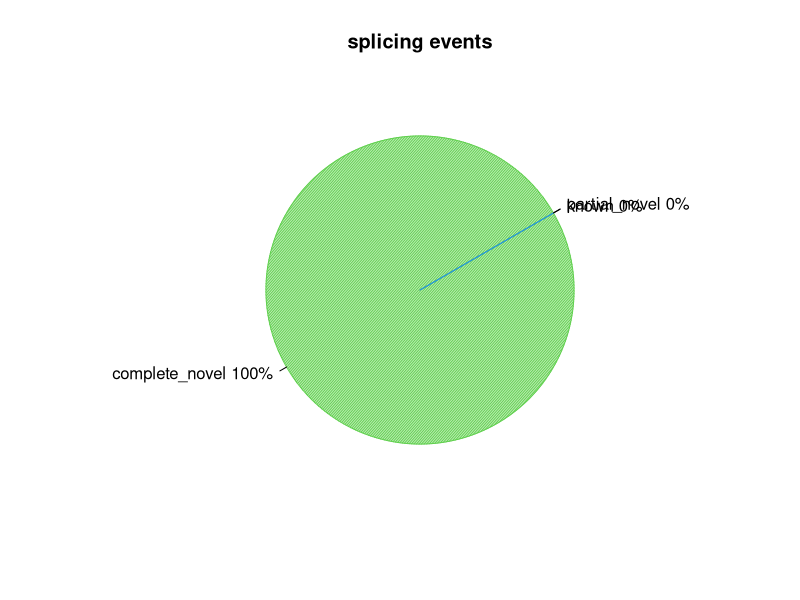
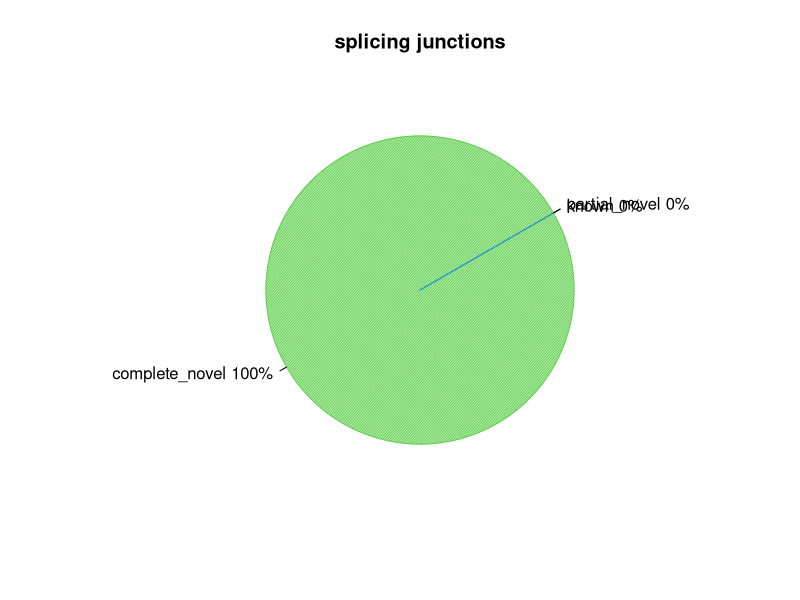

These figures' R source, in order:
pdf("qc/rseqc/ML.DmBG3.c2.122-rep1.junctionanno.splice_events.pdf")
events=c(0.0,99.90605138171398,0.0)
pie(events,col=c(2,3,4),init.angle=30,angle=c(60,120,150),density=c(70,70,70),main="splicing events",labels=c("partial_novel 0%","complete_novel 100%","known 0%"))
dev.off()
pdf("qc/rseqc/ML.DmBG3.c2.122-rep1.junctionanno.splice_junction.pdf")
junction=c(0.0,100.0,0.0)
pie(junction,col=c(2,3,4),init.angle=30,angle=c(60,120,150),density=c(70,70,70),main="splicing junctions",labels=c("partial_novel 0%","complete_novel 100%","known 0%"))
dev.off()
